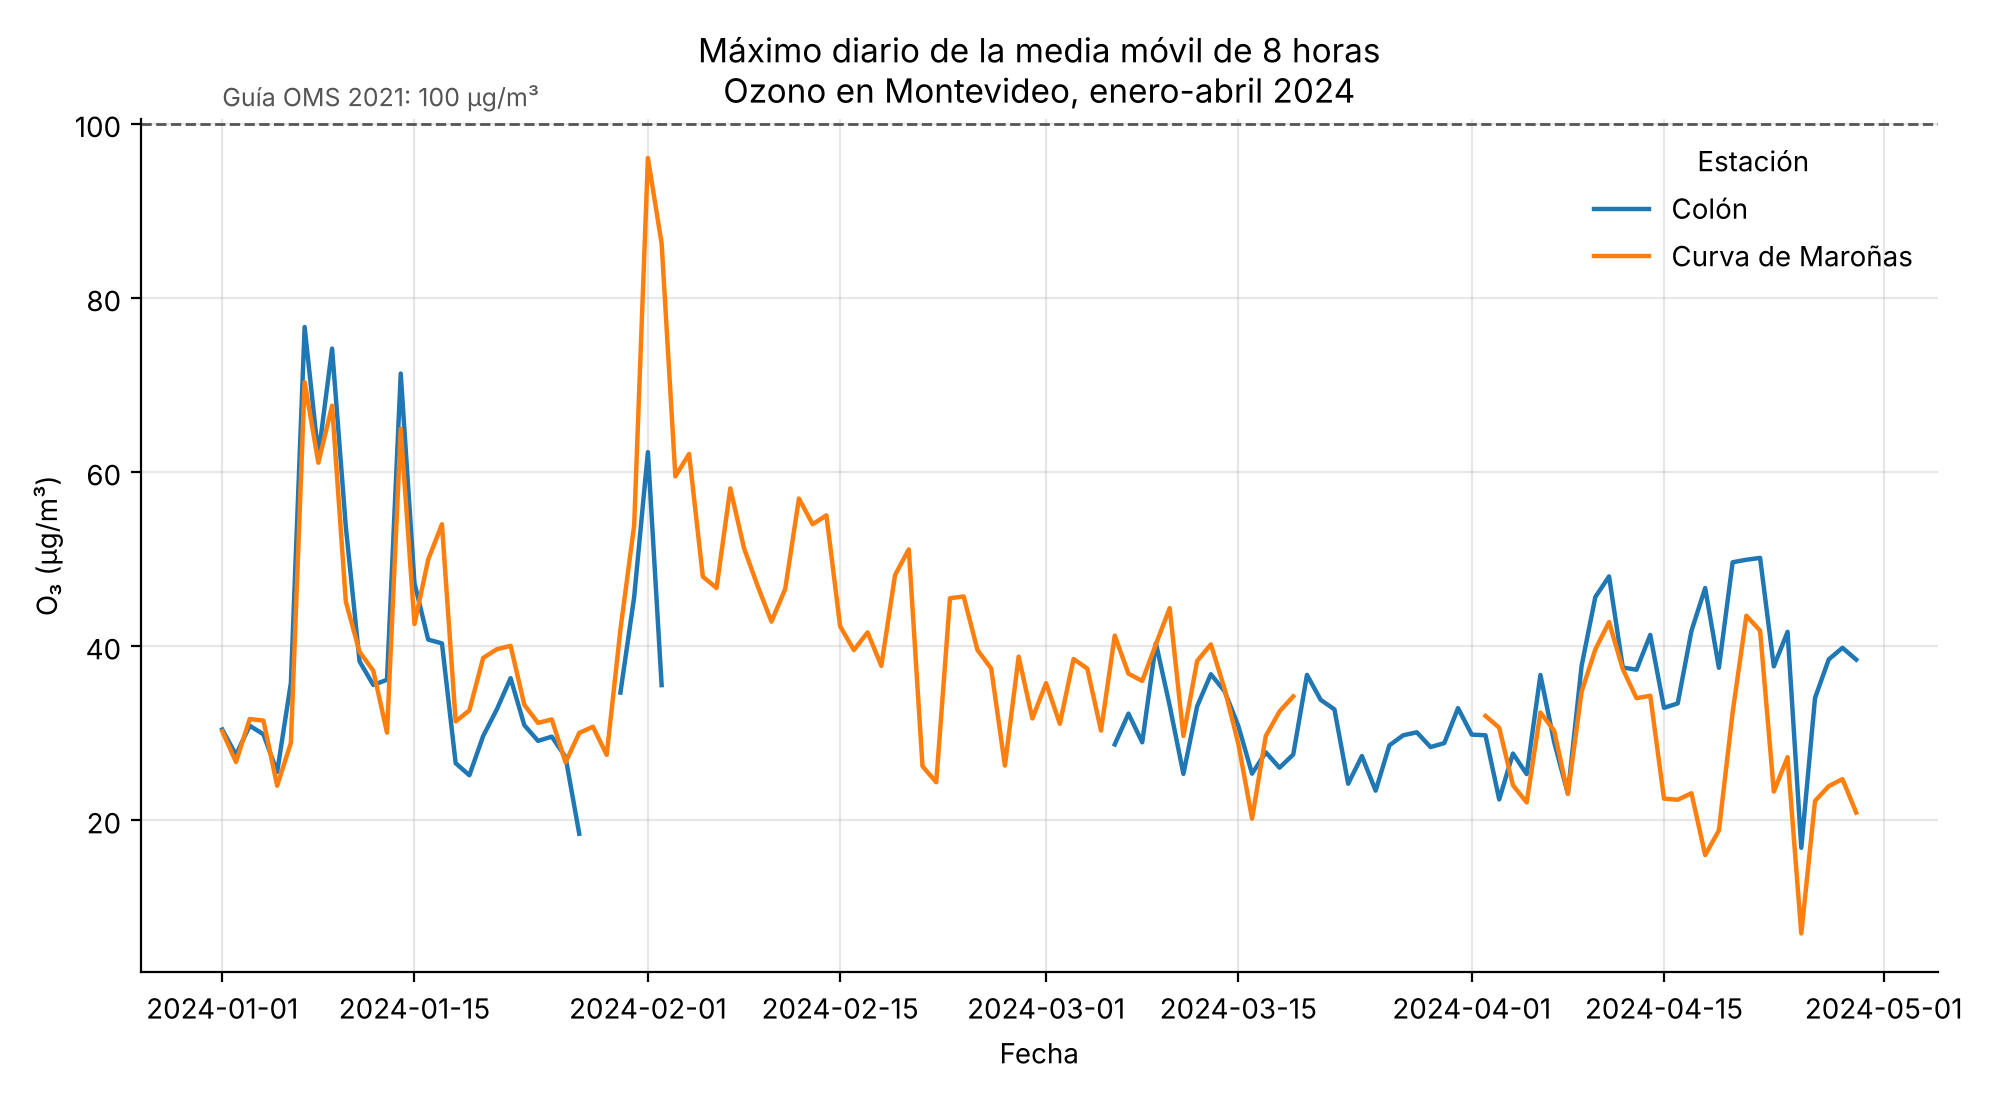

Source code (Python):
# Clase 7 - Máximo diario de la media móvil de 8 horas (ozono, ene-abr 2024)

from pathlib import Path

import pandas as pd
import matplotlib.pyplot as plt

CARPETA = Path(__file__).parent if "__file__" in globals() else Path.cwd()

# 1. Carga
ozono = pd.read_csv(CARPETA / "o3_01_2024_04_2024.csv", parse_dates=["fecha"])
ozono = ozono.dropna(subset=["o3"])

# 2. De minutos a horas
ozono_hora = (
    ozono.groupby(["estacion", pd.Grouper(key="fecha", freq="h")])["o3"]
    .mean()
    .rename("media")
    .reset_index()
    .rename(columns={"fecha": "fecha_hora"})
)

# 3. Grilla horaria completa (si faltan horas la media móvil sería incorrecta)
grilla = pd.date_range(ozono_hora["fecha_hora"].min(), ozono_hora["fecha_hora"].max(), freq="h")
indice = pd.MultiIndex.from_product(
    [sorted(ozono_hora["estacion"].unique()), grilla], names=["estacion", "fecha_hora"]
)
ozono_8h = ozono_hora.set_index(["estacion", "fecha_hora"])[["media"]].reindex(indice).reset_index()
ozono_8h["media_8h"] = ozono_8h.groupby("estacion")["media"].transform(
    lambda s: s.rolling(8, min_periods=8).mean()
)

# 4. Máximo diario
max_8h_dia = (
    ozono_8h.assign(dia=ozono_8h["fecha_hora"].dt.floor("D"))
    .groupby(["estacion", "dia"])["media_8h"]
    .max()
    .reset_index(name="max_8h")
)

# 5. Gráfico
fig, ax = plt.subplots(figsize=(10, 5.5))
for estacion, datos in max_8h_dia.groupby("estacion"):
    ax.plot(datos["dia"], datos["max_8h"], linewidth=1.6, label=estacion)
ax.axhline(100, linestyle="--", color="#555555", linewidth=1)
ax.text(max_8h_dia["dia"].min(), 102, "Guía OMS 2021: 100 µg/m³", fontsize=9, color="#555555")
ax.set_title("Máximo diario de la media móvil de 8 horas\nOzono en Montevideo, enero-abril 2024")
ax.set_xlabel("Fecha")
ax.set_ylabel("O₃ (µg/m³)")
ax.legend(title="Estación", frameon=False)
ax.grid(alpha=0.3)
ax.spines[["top", "right"]].set_visible(False)
plt.tight_layout()
plt.savefig(CARPETA / "clase07_ozono_max_8h.png", dpi=200)
plt.show()

print(max_8h_dia.groupby("estacion")["max_8h"].agg(["mean", "max"]).round(1))
